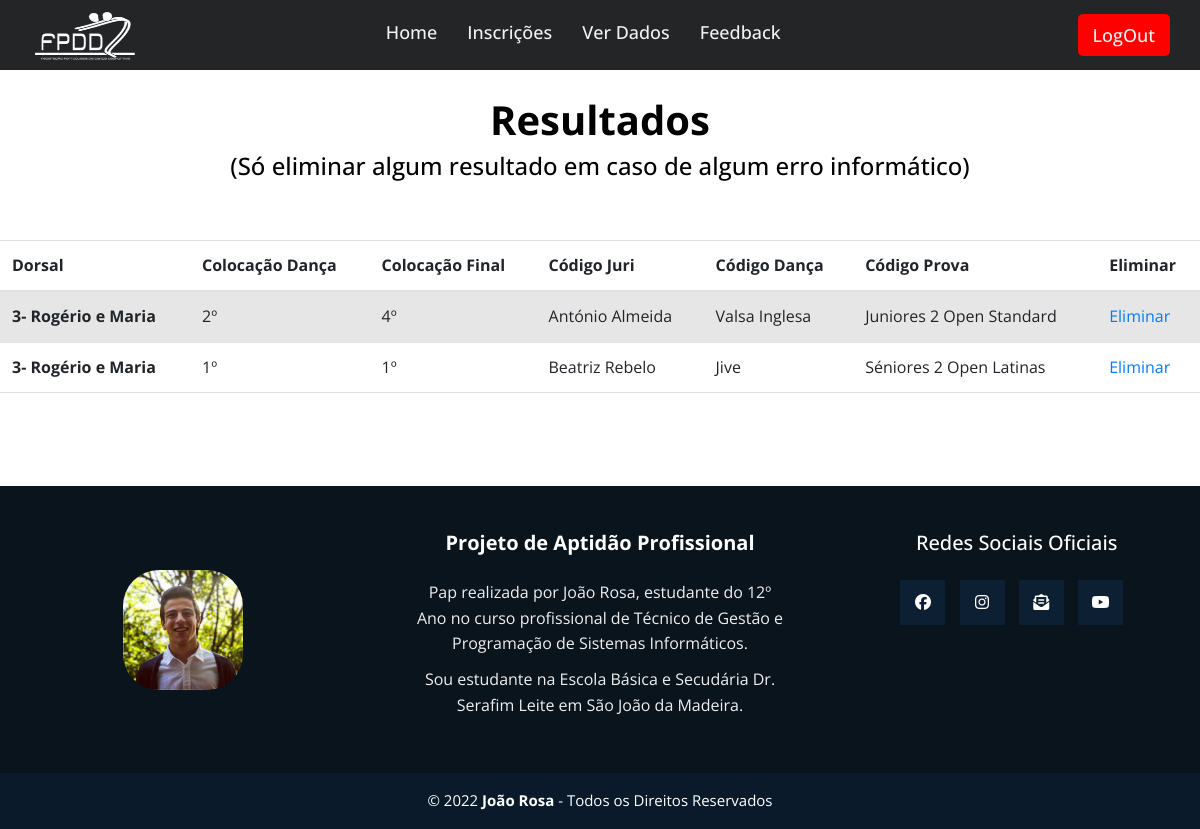
The page /Admin/Resultados.php (signed in) on the database its author committed.
### tables this page shows
CREATE TABLE `resultados` (
  `Dorsal_resultados` int(11) NOT NULL,
  `Colocacao_danca` int(11) NOT NULL,
  `Colocacao_final` int(11) NOT NULL,
  `Cod_Juri` varchar(1) NOT NULL,
  `Cod_Danca` int(11) NOT NULL,
  `Cod_Prova` int(11) NOT NULL
);

CREATE TABLE `atletas_inscritos` (
  `Dorsal` int(11) NOT NULL,
  `Nome_atleta` varchar(100) DEFAULT NULL,
  `Cod_Escola` int(11) DEFAULT NULL
);

CREATE TABLE `juris` (
  `Cod_Juri` varchar(1) NOT NULL,
  `Nome` varchar(30) DEFAULT NULL,
  `Pais` varchar(40) DEFAULT NULL
);

CREATE TABLE `danca` (
  `Cod_Danca` int(11) NOT NULL,
  `Nome_Danca` varchar(30) DEFAULT NULL
);

CREATE TABLE `provas` (
  `Cod_Prova` int(11) NOT NULL,
  `Nome_Prova` varchar(30) DEFAULT NULL,
  `Escalao` varchar(30) DEFAULT NULL,
  `Hora` time DEFAULT NULL
);

### Admin/Resultados.php (the view, shortened to what this page needs)
<?php
if ($_SESSION['login'] == FALSE) {
    header('location: ../login.php');
} else {
?>
    <!DOCTYPE html>
    <html lang="pt-PT">
    <head>
        <link rel="stylesheet" href="./CSS/PAP_style.css" type="text/css" />
        <link href="https://cdn.jsdelivr.net/npm/bootstrap@5.1.3/dist/css/bootstrap.min.css" rel="stylesheet">
    </head>
    <body class="bodyBoot">
        <?php include_once('./header.php'); ?>
        <br>
        <center><h1><b>Resultados</b></h1>
    <h4>(Só eliminar algum resultado em caso de algum erro informático)</h4></center>
        <br>
        <br>
        <?php
        $host = 'localhost';
        $db = 'fpdd_final1';
        $user = 'root';
        $pass2 = '';
        $connect = "mysql:host=$host;dbname=$db";
        try {
            $pdo = new PDO($connect, $user, $pass2);
        } catch (PDOException $e) {
            echo "Não foi possível conectar à base de dados!" . $e->getMessage();
        }
        $stmt = $pdo->query("select * from resultados, atletas_inscritos, juris, provas, danca WHERE juris.Cod_Juri = resultados.Cod_Juri AND danca.Cod_Danca = resultados.Cod_Danca AND provas.Cod_Prova = resultados.Cod_Prova AND atletas_inscritos.Dorsal = resultados.Dorsal_resultados AND resultados.Cod_Prova = resultados.Cod_Prova ORDER BY resultados.Dorsal_resultados;");
        $stmt2 = $pdo->query("select count(*) as num from resultados;");
        if ($fetch = $stmt2->fetch()) {
            $num_rows = $fetch['num'];
            if ($num_rows > 0) {
                echo '<div class="table-responsive">';
                echo ' <table class="table table-striped"> ';
                echo '<thead>';
                echo '<tr>';
                echo '<th scope="col">Dorsal</th>';
                echo '<th scope="col">Colocação Dança</th>';
                echo '<th scope="col">Colocação Final</th>';
                echo '<th scope="col">Código Juri</th>';
                echo '<th scope="col">Código Dança</th>';
                echo '<th scope="col">Código Prova</th>';
                echo '<th scope="col">Eliminar</th>';
                echo '</tr>';
                echo '</thead>';
                echo '<tbody>';
                foreach ($stmt as $row) {
                    echo '<tr>';
                    echo '<th scope="row">' . $row['Dorsal_resultados'] . '- ' .$row['Nome_atleta'] . '</th>';
                    echo '<td>' . $row['Colocacao_danca'] . 'º</td>';
                    echo '<td>' . $row['Colocacao_final'] . 'º</td>';
                    echo '<td>' . $row['Nome'] . '</td>';
                    echo '<td>' . $row['Nome_Danca'] . '</td>';
                    echo '<td>' . $row['Nome_Prova'] . '</td>';
                    echo "<td> <a href='./eliminarResultados.php?Dorsal_resultados=$row[Dorsal_resultados]&Cod_Danca=$row[Cod_Danca]'>Eliminar</a> </td>";
                }
                echo '</tbody>';
                echo '</table>';
                echo '</div>';
            } else {
                echo "Nenhum registro correspondente à sua consulta foi encontrado.";
            }
        } else {
            echo "ERRO: Não foi possível executar";
        }
        ?>
        <?php include_once('./footer.php'); ?>
    </body>
    </html>
<?php
}
?>

### CSS/PAP_style.css (style rules this page uses)
* { margin: 0 auto; padding: 0; box-sizing: border-box; font-family: 'Open Sans', sans-serif; }
* { margin: 0; padding: 0; box-sizing: border-box; font-family: 'Poppins', sans-serif; }
body { background: white; color: black; line-height: 1.6; font-family: 'Quicksand', sans-serif; }
* { margin: 0; padding: 0; box-sizing: border-box; font-family: "Poppins", sans-serif; }
* { box-sizing:border-box }
* { margin: 0; padding: 0; box-sizing: border-box; font-family: 'Open Sans', sans-serif; }

### rows shown on the page
resultados: Dorsal_resultados "3", atletas_inscritos.Nome_atleta "Rogério e Maria", Colocacao_danca "2", Colocacao_final "4", juris.Nome "António Almeida", danca.Nome_Danca "Valsa Inglesa", provas.Nome_Prova "Juniores 2 Open Standard"
resultados: Dorsal_resultados "3", atletas_inscritos.Nome_atleta "Rogério e Maria", Colocacao_danca "1", Colocacao_final "1", juris.Nome "Beatriz Rebelo", danca.Nome_Danca "Jive", provas.Nome_Prova "Séniores 2 Open Latinas"
